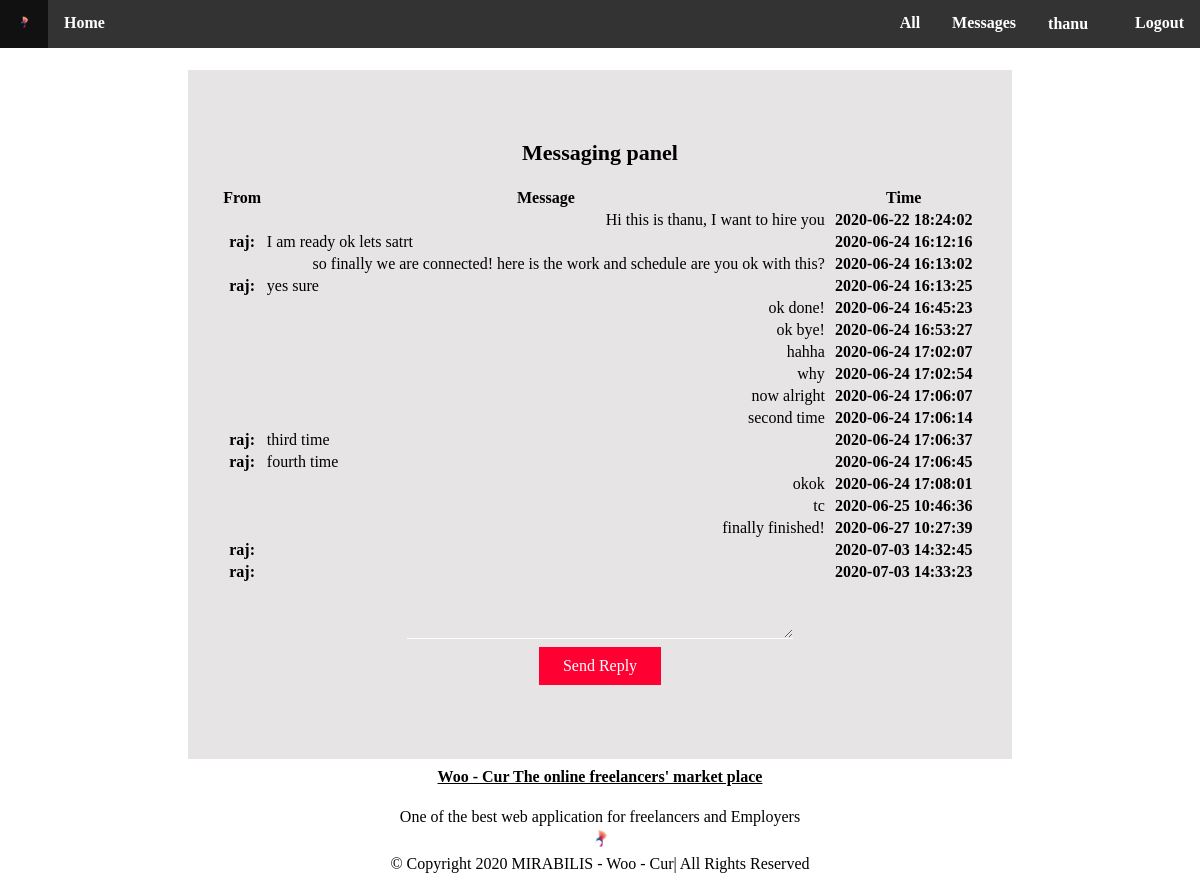
The app's page /messagepanel.php?rid=2 (signed in) with its own data.
### tables this page shows
CREATE TABLE IF NOT EXISTS `user` (
  `id` int(11) NOT NULL AUTO_INCREMENT,
  `name` varchar(255) NOT NULL,
  `password` varchar(255) NOT NULL,
  `address` varchar(255) NOT NULL,
  `email` varchar(255) NOT NULL,
  `contact` varchar(255) NOT NULL,
  `dob` date NOT NULL,
  `gender` varchar(255) NOT NULL,
  `usertype` varchar(255) NOT NULL,
  `photo` varchar(255) NOT NULL,
  `verification` tinyint(4) NOT NULL,
  `cv` varchar(255) NOT NULL,
  `identy` varchar(255) NOT NULL,
  PRIMARY KEY (`id`)
);

CREATE TABLE IF NOT EXISTS `message` (
  `id` int(11) NOT NULL AUTO_INCREMENT,
  `sender` varchar(255) NOT NULL,
  `receiver` varchar(255) NOT NULL,
  `message` varchar(255) NOT NULL,
  `timestamp` timestamp NOT NULL DEFAULT CURRENT_TIMESTAMP ON UPDATE CURRENT_TIMESTAMP,
  PRIMARY KEY (`id`)
);

### messagepanel.php (the view, shortened to what this page needs)
<!DOCTYPE html>
<?php
require("include/db.php");
$uid = $_SESSION['USER_ID'];
$usertype = $_SESSION['USER_TYPE'];
$user = $mysqli->query("SELECT * FROM user WHERE `id` = $uid");
$userrow = $user->fetch_assoc();
if(!empty($_GET['rid'])) {
	$rid = $_GET['rid'];
}
else{
	$rid = $_SESSION['msgRcv'];
}
$ruser = $mysqli->query("SELECT `name` FROM user WHERE id='$rid'");
$rusern = $ruser->fetch_assoc();
$result = $mysqli->query("SELECT * FROM message WHERE (receiver='$uid' AND sender = '$rid') OR (receiver='$rid' AND sender = '$uid') ORDER BY timestamp ASC");
 ?>
<html lang="en-us">
	<head>
		<link rel="stylesheet" href="css/messagepanel.css">
	</head>
	<body id="body" class="body">
			<div class="navbar" id="navbar">
			<ul class="menu" id="menu">
				<li><a href="<?php echo $usertype?>.php"><img src="icons/k4.ico" alt=""></a></li>
				<li><a href="<?php echo $usertype?>.php#body">Home</a></li>
				<li class="navspace"><a href="include/logout.php">Logout</a></li>
				<?php
				if($usertype == "freelancer"){
					echo '<li class="navspace"><a href="feditprofile.php?fid='.$uid.'">'.$userrow['name'].'<img src="img/user-2.png" style="width:15px; height:15px;"></a></li>';
				}
				elseif($usertype == "client"){
					echo '<li class="navspace"><a href="ceditprofile.php?cid='.$uid.'">'.$userrow['name'].'<img src="img/user-2.png" style="width:15px; height:15px;"></a></li>';
				}
				?>
				<li class="navspace"><a href="message.php">Messages</a></li>
				<li class="dropdown">
				<a href="" class="dropbtn">All</a>
				</li>
			</ul>
			</div>
		<div class="home" id="home">
			<div id="index" class="index"><br>
				<div class="box">
					  <div><h3>Messaging panel</h3></div>
					  <div>
						  <table width="100%">
							  <tr>
								  <th>From</td>
								  <th>Message</td>
								  <th>Time</td>
							  </tr>
							  <?php
								if ($result->num_rows > 0) {
									while($row = $result->fetch_assoc()) {
										$sender=$row["sender"];
										$msg=$row["message"];
										$timestamp=$row["timestamp"];
										if($sender == $uid){
											$align = "right";
											$nameR = "";
										}
										else{
											$align = "left";
											$nameR = $rusern['name'].":";
										}
										echo '
											<tr>
											<td><strong>&nbsp;'.$nameR.'&nbsp;</strong></td>
											<td align="'.$align.'">'.$msg.'</td>
											<td><strong>'.$timestamp.'</strong></td>
											</tr>
										';
										}
								} else {
									echo "<tr></tr><tr><td></td><td>Nothing to show</td></tr>";
								}
							   ?>
							 </table>
							 <form method="post" action="messagepanel.php">
							 <textarea rows="3" name="msgBody" required></textarea></br>
							 <input type="submit" name="send" value="Send Reply">
							 </form>
					  </div>
				</div>
			</div>
		</div>
	<div class="footer" id="footer">
	<h4><a href="#body">Woo - Cur The online freelancers' market place</a></h4>
	<p>One of the best web application for freelancers and Employers<br>
	<a href="#body"><img src="icons/k3.ico" alt="Woocur" /></a>
	<br>&copy; Copyright 2020  MIRABILIS - Woo - Cur| All Rights Reserved</p>
	</div>
	</body>
</html>

### css/messagepanel.css (style rules this page uses)
#body { margin-bottom:0px; margin-top:0px; margin-left:0px; margin-right:0px; width:100%; height:auto; background-image:url(../img/banner.jpg); }
.home { width:98%; left:1%; right:1%; text-align:center; position:relative; top:52px; height:auto; }
.index { width:100%; position:relative; }
.footer { height:120px; position:relative; top:40px; text-align:center; color:black; width:98%; border-radius:0px; left:1%; right:1%; }
.box { width: 70%; height:auto; background:#cfcccc85; color: black; position: relative; left: 15%; box-sizing:border-box; padding: 70px 30px; font-family:cambria; }
h3 { margin: 0; padding: 0 0 20px; text-align: center; font-size: 22px; }
textarea { border:none; border-bottom: 1px solid #fff; background: transparent; outline: none; height: 50px; color: #333; font-size: 16px; width:50%; }
.footer a { color:black; }
.footer img { height:25px; width:25px; }
ul { list-style-type:none; margin:0; padding:0; overflow:hidden; background-color:#333; position:fixed; z-index:7; top:0; width:100%; }
li { float:left; font-weight:bold; }
li.navspace { float:right; }
li a { display:block; color:white; text-align:center; padding:14px 16px; text-decoration:none; }
.dropbtn { display: inline-block; color: white; text-align: center; padding: 14px 16px; text-decoration: none; }
.dropdown { float:right; }
li.dropdown { display: inline-block; }
input[type=submit] { background-color: #FF0033; border:none; Color:white; padding:10px 24px; text-align:center; text-decoration:none; font-size:16px; margin:4px 2px; cursor:pointer; font-family:Times New Roman; }

### records on screen
user: name "thanu"
message: message "Hi this is thanu, I want to hire you", timestamp "2020-06-22 18:24:02"
message: message "I am ready ok lets satrt", timestamp "2020-06-24 16:12:16"
user: name "raj:"
message: message "so finally we are connected! here is the work and schedule are you ok with this?", timestamp "2020-06-24 16:13:02"
message: message "yes sure", timestamp "2020-06-24 16:13:25"
message: message "ok done!", timestamp "2020-06-24 16:45:23"
message: message "ok bye!", timestamp "2020-06-24 16:53:27"
message: message "hahha", timestamp "2020-06-24 17:02:07"
message: message "why", timestamp "2020-06-24 17:02:54"
message: message "now alright", timestamp "2020-06-24 17:06:07"
message: message "second time", timestamp "2020-06-24 17:06:14"
message: message "third time", timestamp "2020-06-24 17:06:37"
message: message "fourth time", timestamp "2020-06-24 17:06:45"
message: message "okok", timestamp "2020-06-24 17:08:01"
message: message "tc", timestamp "2020-06-25 10:46:36"
message: message "finally finished!", timestamp "2020-06-27 10:27:39"
message: timestamp "2020-07-03 14:32:45"
message: timestamp "2020-07-03 14:33:23"
